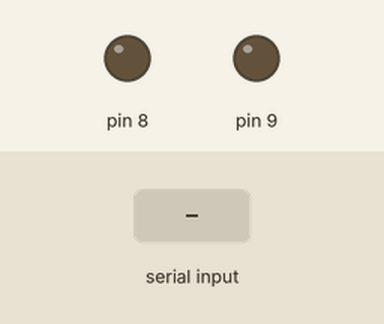
A sketch run on a simulated Arduino Uno, built with avr-gcc and run on an emulated ATmega328P. On the bench: output pins drawn as LEDs (lit = HIGH). The test bench sets the inputs (shaded band).

Above: at 1.2 s.
1.3 s: "R" received over Serial
At 1.9 s:
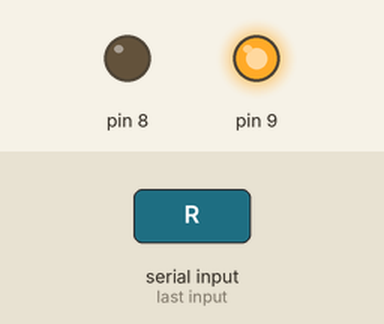
2.8 s: "V" received over Serial
At 4.0 s:
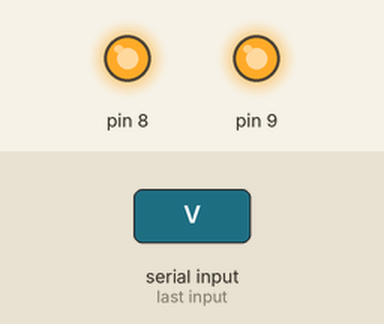
4.3 s: "r" received over Serial
At 5.4 s:
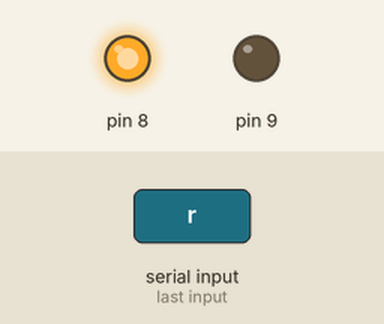
5.8 s: "v" received over Serial
At 6.5 s:
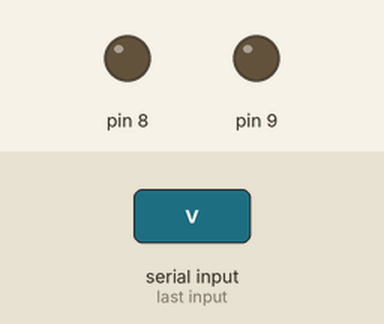
Timing chart, 0 to 8.3 s (numbered marks = the images above; inputs shaded):
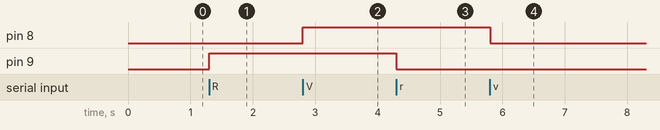

Measured:
- after the input at 1.3 s, pin 9: LOW → HIGH at once
- after the input at 2.8 s, pin 8: LOW → HIGH at once
- after the input at 4.3 s, pin 9: HIGH → LOW at once
- after the input at 5.8 s, pin 8: HIGH → LOW at once

The sketch:

ejemplo7_switchLed.ino
```cpp
void setup() {
     Serial.begin(9600);
     pinMode(8,OUTPUT);
     pinMode(9,OUTPUT);
}

void loop() {
  if(Serial.available()>0){
    char valor=Serial.read();
    switch(valor){
      case 'R':
          digitalWrite(9,HIGH);
          break;
        case 'r':
          digitalWrite(9,LOW);
          break;
        case 'V':
          digitalWrite(8,HIGH);
          break;
        case 'v':
          digitalWrite(8,LOW);
          break;
        default:
          digitalWrite(8,LOW);
            digitalWrite(9,LOW);
    }
  }
}
```
